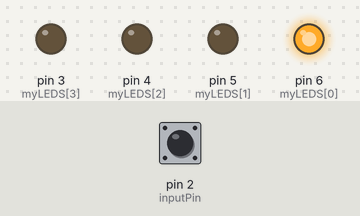
This sketch was run on a simulated Arduino Uno, built with avr-gcc and run on an emulated ATmega328P. On the bench: output pins drawn as LEDs (lit = HIGH). The inputs (shaded band) are chosen by the test bench; at power-on: pin 2 (inputPin) LOW.

Above: at 1.2 s.
1.3 s: pin 2 (inputPin) driven HIGH
At 2.2 s:
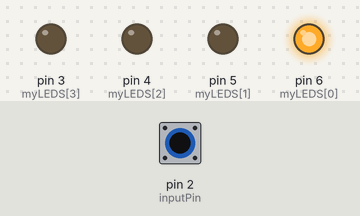
2.8 s: pin 2 (inputPin) pulsed LOW 5 times (0.12 s each, 0.3 s apart)
At 3.8 s:
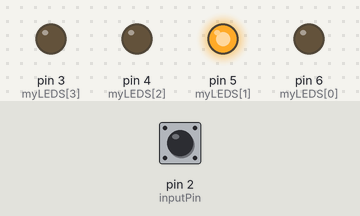
At 4.7 s:
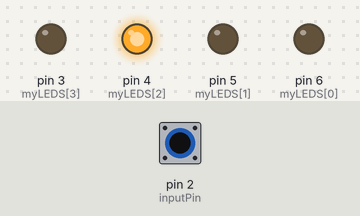
Timing chart, 0 to 13.3 s (numbered marks = the images above; inputs shaded):
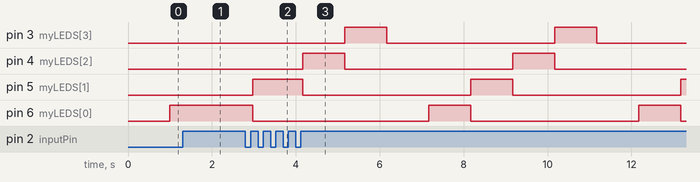

The sketch:

code.ino
```cpp
int currentLED = 0; // the LED that is currently HIGH
int myLEDS[] = {6, 5, 4, 3}; // array with the pins that have LEDS
int numberOfPins = 4; // number of LEDS in board

int buttonState;             // the current reading from the input pin
int lastButtonState = LOW;   // the previous reading from the input pin
int inputPin = 2;

// the following variables are unsigned longs because the time, measured in
// milliseconds, will quickly become a bigger number than can be stored in an int.
unsigned long startMillis;
unsigned long currentMillis;
unsigned long previousMillis;
const unsigned long period = 1000; // interval between each LED
unsigned long lastDebounceTime = 0;  // the last time the output pin was toggled
unsigned long debounceDelay = 50;    // the debounce time;

int stop = 0; // if stop is 1 it means that the button was pressed and the current LED must remain HIGH

void setup() {
  pinMode(myLEDS[0], OUTPUT);
  pinMode(myLEDS[1], OUTPUT);
  pinMode(myLEDS[2], OUTPUT);
  pinMode(myLEDS[3], OUTPUT);
  pinMode(inputPin, INPUT);

  startMillis = millis();
  previousMillis = startMillis;

}

void loop() {
  currentMillis = millis();

   /*
   * Normal Mode
   * 1 – Red LED ON
   * 2 – Green LED ON
   * 3 – Blue LED ON
   * 4 – Yellow LED ON
   * 5 – All LEDs OFF
   */
  double delta = currentMillis - previousMillis;
  if(delta >= period && stop == 0) {

    previousMillis = currentMillis;

    for(int i = 0; i < numberOfPins; i++){
      if(i == currentLED){
        digitalWrite(myLEDS[i], HIGH);
      }
      else{
        digitalWrite(myLEDS[i], LOW);
      }
    }

    if(currentLED < numberOfPins){
      currentLED += 1;
    }
    else {
      currentLED = 0;
    }
  }

  /*
   * Button Debounce
   */
  int reading = digitalRead(inputPin);

  if (reading != lastButtonState) {
    // reset the debouncing timer
    lastDebounceTime = millis();
  }

  if ((millis() - lastDebounceTime) > debounceDelay) {
    // whatever the reading is at, it's been there for longer than the debounce
    // delay, so take it as the actual current state:

    // if the button state has changed:
    if (reading != buttonState) {
      buttonState = reading;

      if (buttonState == HIGH) {
          // The last LED must remain HIGH, which is currentLED-1
          digitalWrite(myLEDS[currentLED-1], HIGH);
          if(stop == 0) {
            stop = 1;
          }
          else {
            stop = 0;
          }
      }
    }
  }

  lastButtonState = reading;
}
```

Measured:
- after the input at 1.3 s, pin 5 (myLEDS[1]): stays LOW (without the input it goes to HIGH after 0.70 s); pin 6 (myLEDS[0]): stays HIGH (without the input it goes to LOW after 0.70 s)
- after the input at 2.8 s, pin 3 (myLEDS[3]): alternates HIGH for 1.0 s and LOW for 4.0 s, starting after 2.4 s; pin 4 (myLEDS[2]): alternates HIGH for 1.0 s and LOW for 4.0 s, starting after 1.4 s
